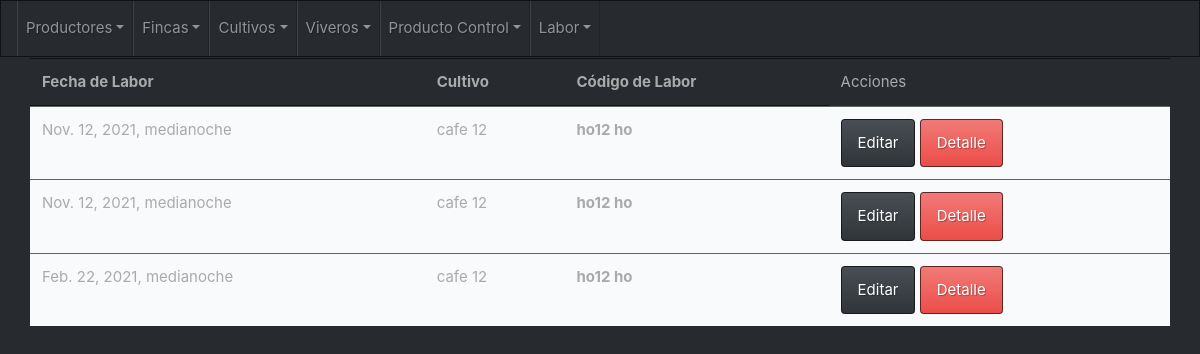
/cultivo/laborHongo/listar, run on the app's committed database.
### apps/vivero/models.py (models this page shows, shortened)
class Labor(models.Model):
    class Meta:
        abstract = True
    fecha_labor = models.DateTimeField()
    cultivo = models.ForeignKey(Cultivo, null = True, blank = True, on_delete = models.CASCADE)
    descripcion_labor = models.TextField(max_length=250)

class LaborHongo(Labor):
    class Meta:
        verbose_name = 'Labor Hongo'
        verbose_name_plural = 'Labor Hongos'
    codigo_producto_control = models.ForeignKey(Hongo, null = True, blank = True, on_delete = models.CASCADE)

class Cultivo(models.Model):
    class Meta:
        verbose_name = 'Cultivo'
        verbose_name_plural = 'Cultivos'
    codigo_cultivo = models.CharField(max_length = 20, unique=True)
    nombre_cultivo = models.CharField(max_length = 20, unique=True)
    REQUIRED_FIELDS = ['codigo_cultivo', 'nombre_cultivo']

### apps/productoControl/models.py (models this page shows)
class ProductoControl(models.Model):
    class Meta:
        abstract = True
    codigo_producto_control = models.CharField(max_length = 15, unique=True)
    nombre_producto_control = models.CharField(max_length = 15, unique=True)
    registro_ica_producto_control = models.CharField(max_length = 15, unique=True)
    frecuencia_producto_control = models.IntegerField(default=0)
    valor_producto_control = models.IntegerField(default=0)
    def __str__(self):
        return '{} {}'.format(self.codigo_producto_control, self.nombre_producto_control )

class Hongo(ProductoControl):
    class Meta:
        verbose_name = 'Prodcuto Hongo'
        verbose_name_plural = 'Productos Hongos'
    nombre_hongo = models.CharField(max_length = 15)
    carencia_periodo_hongo = models.DateField()

### apps/vivero/views.py (the view)
# urls.py: path('laborHongo/listar', LaborListHongo.as_view(), name='laborHongo_listar'),
class LaborListHongo(ListView):
    model = LaborHongo
    template_name = 'laborHongo/laborHongo_list.html'
    paginate_by = 20

### templates/laborHongo/laborHongo_list.html (shortened to what this page needs)
{% extends "base/base.html" %}
{% block content %}
<div class="col-lg-1">
</div>
<div class="row">
  <table class="table table-hover">
    <thead>
      <tr>
        <th scope="col">Fecha de Labor</th>
        <th scope="col">Cultivo</th>
        <th scope="col">Código de Labor</th>
        <td>Acciones</td>
      </tr>
    </thead>
    <tbody>
      {% if object_list %}
        {% for laborHongo in object_list %}
          <tr class="table-light">
            <td>{{laborHongo.fecha_labor}}</td>
            <td>{{laborHongo.cultivo.nombre_cultivo}}</td>
            <th scope="row">{{laborHongo.codigo_producto_control}}</th>
            <td>
                <a class="btn btn-primary" href="{% url 'laborHongo:laborHongo_editar' laborHongo.pk %}">Editar</a>
                <a class="btn btn-danger"  href="{% url 'laborHongo:laborHongo_detalle' laborHongo.pk %}">Detalle</a>
            </td>
          </tr>
        {% endfor %}
      {% else %}
        <h1>No hay registros de fincas</h1>
      {% endif %}
    </tbody>
  </table>
</div>
{% endblock content %}

### data on the page
LaborHongo: fecha_labor "Nov. 12, 2021, medianoche", cultivo.nombre_cultivo "cafe 12", codigo_producto_control "ho12 ho"
LaborHongo: fecha_labor "Nov. 12, 2021, medianoche", cultivo.nombre_cultivo "cafe 12", codigo_producto_control "ho12 ho"
LaborHongo: fecha_labor "Feb. 22, 2021, medianoche", cultivo.nombre_cultivo "cafe 12", codigo_producto_control "ho12 ho"
